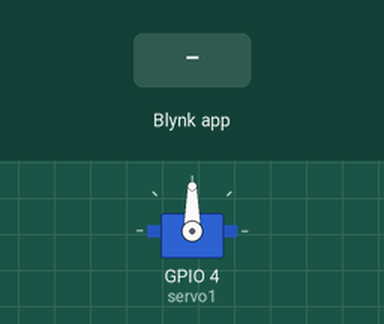
Recording of a sketch running on a simulated ESP32. Shown: servo. The test bench sets the inputs (shaded band). WiFi joins after 1.5 s; servers stay silent unless stated.

Above: at 3.0 s.
3.1 s: Blynk app writes 1 to V0
At 4.3 s:
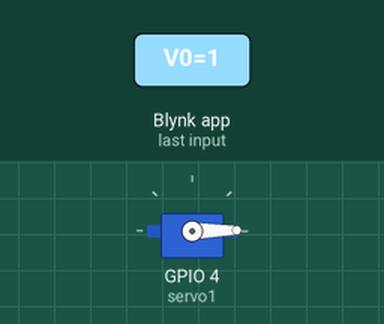
4.6 s: Blynk app writes 200 to V0
At 5.6 s:
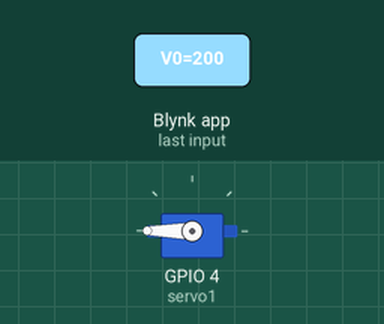
Timing chart, 0 to 7.6 s (numbered marks = the images above; inputs shaded):
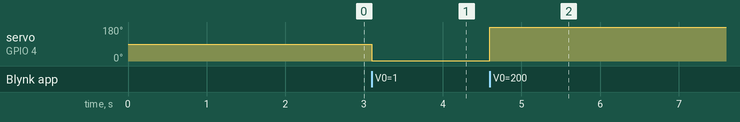

The sketch:

Servo_controlled_with_blynk_in_esp32.ino
```cpp
#define BLYNK_TEMPLATE_ID "TMPL3uRsK0nph"
#define BLYNK_TEMPLATE_NAME "Servo with esp32"
#define BLYNK_AUTH_TOKEN "tA-FoV64eY6S4swxaJW8S1L3_CjTVOGX"

#define BLYNK_PRINT Serial
#include <WiFi.h>
#include <BlynkSimpleEsp32.h>
#include <ESP32Servo.h>

char auth[] = "tA-FoV64eY6S4swxaJW8S1L3_CjTVOGX"; // Blynk authentication token
char ssid[] = "projectpulse"; // Your WiFi SSID
char pass[] = "hailucky123"; // Your WiFi password

Servo servo1;


void setup()
{
  Serial.begin(115200);
  Blynk.begin(auth, ssid, pass);
  servo1.attach(4); // Attach servo 1 to GPIO 4

}

void loop()
{
  Blynk.run();
}

BLYNK_WRITE(V0) // Slider Widget for Servo 1 on V0
{
  int pos1 = param.asInt(); // Get value from slider
  servo1.write(pos1); // Set servo 1 position
  Blynk.virtualWrite(V1, pos1);
}
```

Measured:
- after the input at 3.1 s, servo on GPIO 4 (servo1): 90° → 1° at once
- after the input at 4.6 s, servo on GPIO 4 (servo1): 1° → 180° at once
